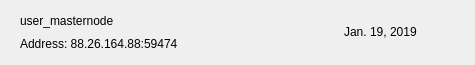
<?xml version="1.0" encoding="UTF-8"?>
<ui version="4.0">
 <class>MNRow</class>
 <widget class="QWidget" name="MNRow">
  <property name="geometry">
   <rect>
    <x>0</x>
    <y>0</y>
    <width>475</width>
    <height>65</height>
   </rect>
  </property>
  <property name="windowTitle">
   <string>Form</string>
  </property>
  <property name="styleSheet">
   <string notr="true"/>
  </property>
  <layout class="QVBoxLayout" name="verticalLayout_2">
   <property name="spacing">
    <number>0</number>
   </property>
   <property name="leftMargin">
    <number>20</number>
   </property>
   <property name="topMargin">
    <number>0</number>
   </property>
   <property name="rightMargin">
    <number>20</number>
   </property>
   <property name="bottomMargin">
    <number>0</number>
   </property>
   <item>
    <widget class="QFrame" name="frame_2">
     <property name="styleSheet">
      <string notr="true">border:none;</string>
     </property>
     <property name="frameShape">
      <enum>QFrame::StyledPanel</enum>
     </property>
     <property name="frameShadow">
      <enum>QFrame::Raised</enum>
     </property>
     <layout class="QHBoxLayout" name="horizontalLayout">
      <property name="leftMargin">
       <number>0</number>
      </property>
      <property name="rightMargin">
       <number>0</number>
      </property>
      <item>
       <widget class="QFrame" name="frame">
        <property name="styleSheet">
         <string notr="true">border:none;padding:0px;</string>
        </property>
        <property name="frameShape">
         <enum>QFrame::StyledPanel</enum>
        </property>
        <property name="frameShadow">
         <enum>QFrame::Raised</enum>
        </property>
        <layout class="QVBoxLayout" name="verticalLayout">
         <property name="spacing">
          <number>0</number>
         </property>
         <property name="leftMargin">
          <number>0</number>
         </property>
         <property name="topMargin">
          <number>0</number>
         </property>
         <property name="rightMargin">
          <number>0</number>
         </property>
         <property name="bottomMargin">
          <number>0</number>
         </property>
         <item>
          <widget class="QLabel" name="labelName">
           <property name="text">
            <string>user_masternode</string>
           </property>
          </widget>
         </item>
         <item>
          <widget class="QLabel" name="labelAddress">
           <property name="text">
            <string>Address: 88.26.164.88:59474</string>
           </property>
          </widget>
         </item>
        </layout>
       </widget>
      </item>
      <item>
       <spacer name="horizontalSpacer">
        <property name="orientation">
         <enum>Qt::Horizontal</enum>
        </property>
        <property name="sizeHint" stdset="0">
         <size>
          <width>40</width>
          <height>20</height>
         </size>
        </property>
       </spacer>
      </item>
      <item>
       <widget class="QLabel" name="labelDate">
        <property name="text">
         <string>Jan. 19, 2019</string>
        </property>
       </widget>
      </item>
      <item>
       <widget class="QPushButton" name="pushButtonMenu">
        <property name="focusPolicy">
         <enum>Qt::NoFocus</enum>
        </property>
        <property name="styleSheet">
         <string notr="true">border:none; background-color:transparent; padding:0px;</string>
        </property>
        <property name="text">
         <string/>
        </property>
        <property name="icon">
         <iconset>
          <normaloff>:/ic-menu-hover</normaloff>:/ic-menu-hover</iconset>
        </property>
        <property name="iconSize">
         <size>
          <width>24</width>
          <height>24</height>
         </size>
        </property>
       </widget>
      </item>
     </layout>
    </widget>
   </item>
   <item>
    <widget class="QLabel" name="lblDivisory">
     <property name="minimumSize">
      <size>
       <width>0</width>
       <height>1</height>
      </size>
     </property>
     <property name="maximumSize">
      <size>
       <width>16777215</width>
       <height>1</height>
      </size>
     </property>
     <property name="text">
      <string/>
     </property>
     <property name="alignment">
      <set>Qt::AlignBottom|Qt::AlignLeading|Qt::AlignLeft</set>
     </property>
    </widget>
   </item>
  </layout>
 </widget>
 <resources/>
 <connections/>
</ui>
